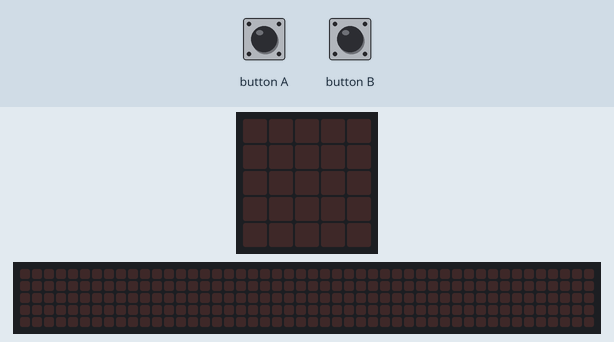
A program run on a simulated BBC micro:bit (MakeCode). On the bench: the board's 5×5 LED display, a strip that is not on the board, showing the scrolling text unrolled. The test bench sets the inputs (shaded band). The 48×5 strip is a reading aid, not a part: it shows the text the display is scrolling, unrolled, one strip-width of it at a time.

Above: at 1.2 s.
1.3 s: button B pressed for 0.15 s
At 1.52 s:
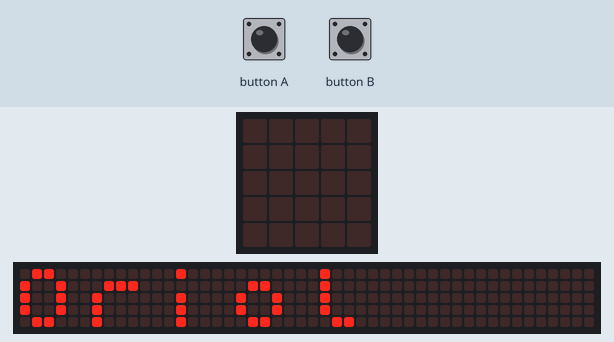
At 1.97 s:
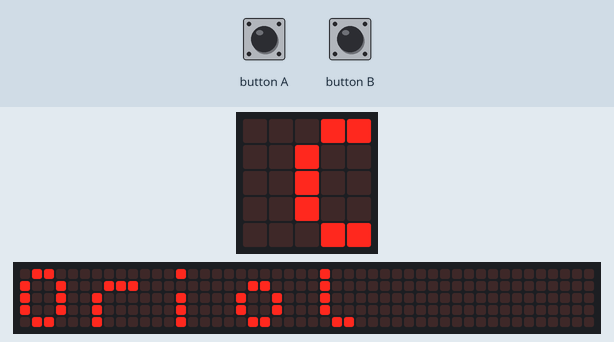
4.3 s: button A pressed for 0.15 s
At 11.3 s:
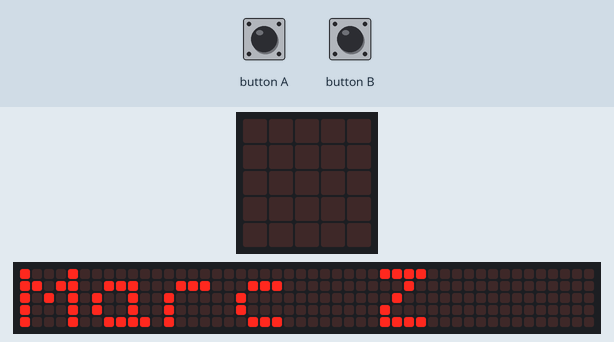

Measured:
- after the input at 1.3 s, the display: changes after 0.15 s (image 1)
- after the input at 4.3 s, the display: first differs from a run without the input after 2.6 s (image 3)
- what the display in image 3 shows lasts 0.6 s, from 10.9 s to 11.5 s

The program:

main.ts
```typescript
let lista_de_texto: string[] = []
input.onButtonPressed(Button.A, function () {
    for (let index = 0; index <= lista_de_texto.length - 1; index++) {
        basic.showString("" + (lista_de_texto[index]))
        basic.pause(100)
    }
})
input.onButtonPressed(Button.B, function () {
    basic.showString("" + (lista_de_texto[1]))
    basic.pause(100)
    basic.showString("" + (lista_de_texto[3]))
    basic.pause(100)
    basic.showString("" + (lista_de_texto[7]))
    basic.pause(100)
})
basic.forever(function () {
    lista_de_texto = [
    "Marc Z",
    "Oriol",
    "Bernat",
    "Giorgi",
    "Nayely",
    "Maria",
    "Marc",
    "Dayana"
    ]
})
```

test.ts
```typescript
// aquí va el archivo "tests"; esto no se compilará cuando este paquete se utilice como una extensión.
```
